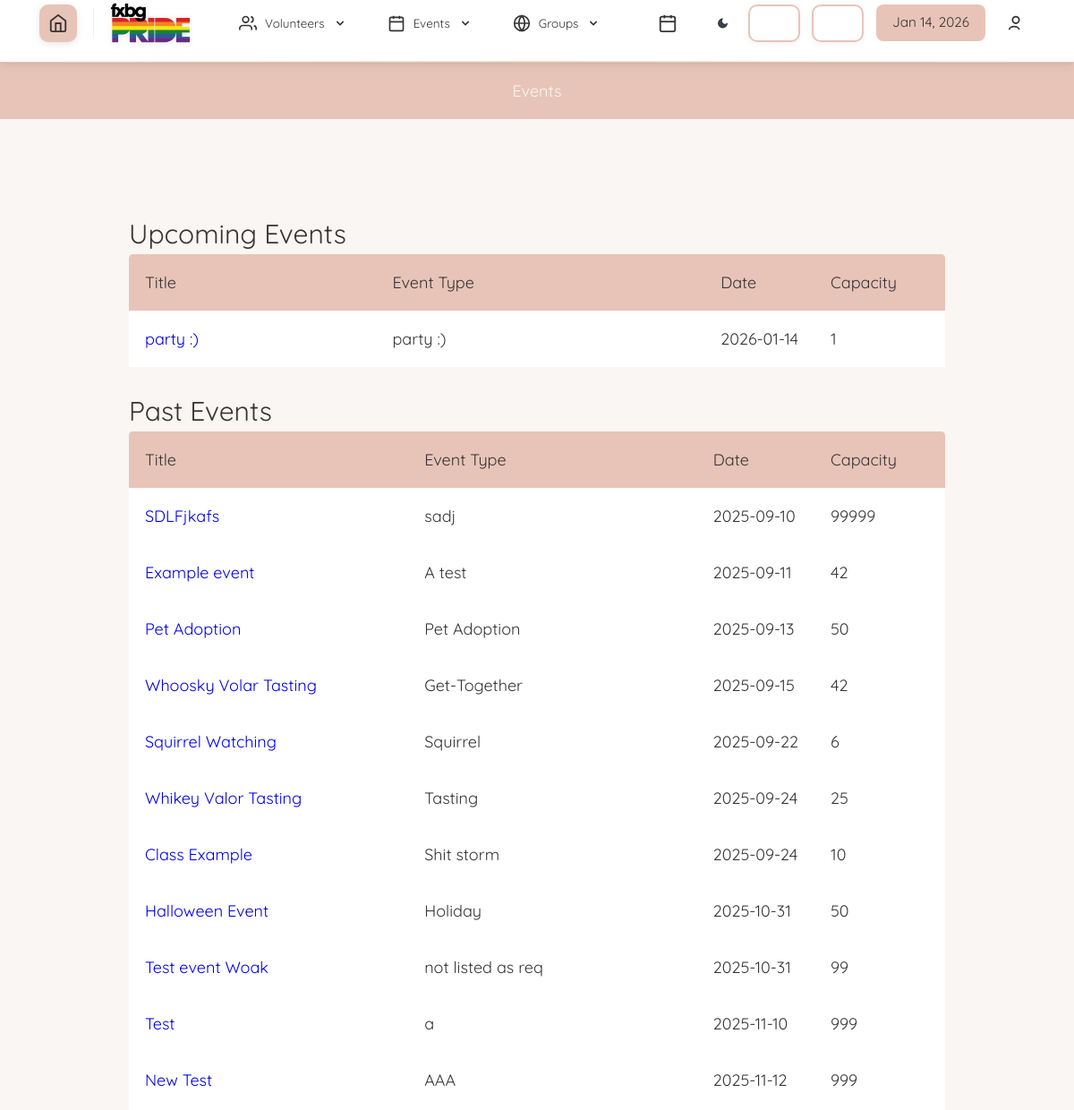
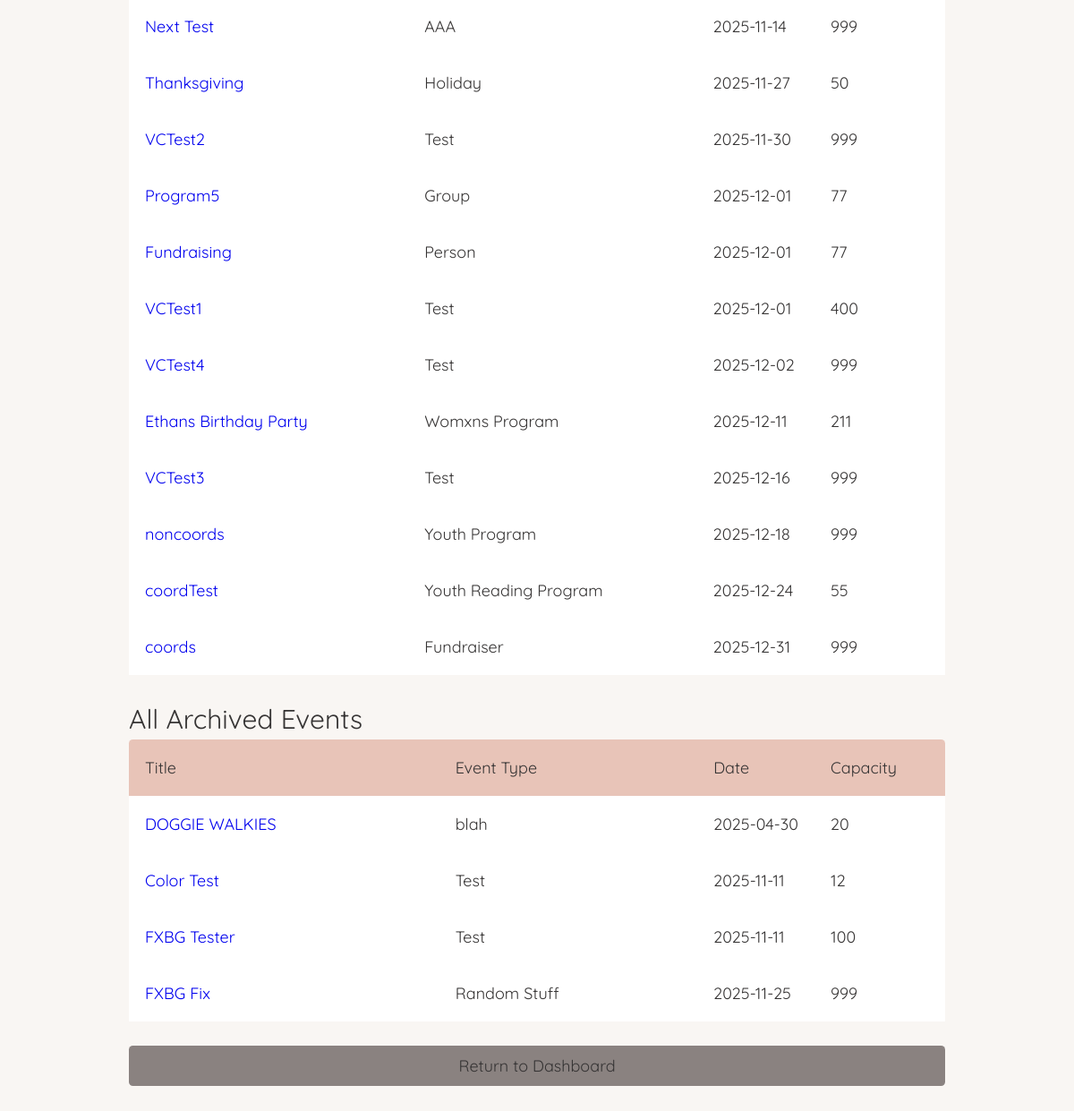
Page /viewAllEvents.php (signed in) on the committed database (2 pictures, top to bottom).
### tables this page shows
CREATE TABLE `dbevents` (
  `id` int NOT NULL,
  `name` text NOT NULL,
  `date` char(10) NOT NULL,
  `startTime` char(5) NOT NULL,
  `endTime` char(5) NOT NULL,
  `description` text NOT NULL,
  `capacity` int NOT NULL,
  `completed` text NOT NULL,
  `restricted_signup` tinyint(1) NOT NULL,
  `location` text DEFAULT NULL,
  `type` text NOT NULL,
  `volunteer_coordinator` int(11) DEFAULT NULL
);

### database/dbEvents.php (called while the page is built, shortened)
<?php
include_once(dirname(__FILE__) . '/../domain/Event.php');
function make_an_event($result_row)
{
    $theEvent = new Event(
        $result_row['id'],
        $result_row['name'],
        date: $result_row['date'],
        startTime: $result_row['startTime'],
        endTime: $result_row['endTime'],
        description: $result_row['description'],
        capacity: $result_row['capacity'],
        completed: $result_row['completed'],
        restricted_signup: $result_row['restricted_signup'],
        type: $result_row['type']
    );
    return $theEvent;
}
function get_all_events_sorted_by_date_not_archived()
{
    $con = connect();
    $query = "SELECT * FROM dbevents" .
           " WHERE completed = 'no'" .
           " ORDER BY date ASC";
    $result = mysqli_query($con, $query);
    $theEvents = array();
    while ($result_row = mysqli_fetch_assoc($result)) {
        $theEvent = make_an_event($result_row);
        $theEvents[] = $theEvent;
    }
    return $theEvents;
}
function get_all_events_sorted_by_date_and_archived()
{
    $con = connect();
    $query = "SELECT * FROM dbevents" .
           " WHERE completed = 'yes'" .
           " ORDER BY date ASC";
    $result = mysqli_query($con, $query);
    $theEvents = array();
    while ($result_row = mysqli_fetch_assoc($result)) {
        $theEvent = make_an_event($result_row);
        $theEvents[] = $theEvent;
    }
    return $theEvents;
}

### domain/Event.php (called while the page is built, shortened)
<?php
class Event
{
    private $id;
    private $name;
    private $date;
    private $capacity;
    private $type;
    function __construct($id, $name, $date, $startTime, $endTime, $description, $capacity, $completed, $restricted_signup, $type)
    {
        $this->id = $id;
        $this->name = $name;
        $this->date = $date;
        $this->capacity = $capacity;
        $this->type = $type;
    }
    function getID()
    {
        return $this->id;
    }
    function getName()
    {
        return $this->name;
    }
    function getDate()
    {
        return $this->date;
    }
    function getCapacity()
    {
        return $this->capacity;
    }
    function getEventType()
    {
        return $this->type;
    }
}

### viewAllEvents.php (the view, shortened to what this page needs)
<?php
    $accessLevel = 0;
if (isset($_SESSION['_id'])) {
    $accessLevel = $_SESSION['access_level'];
}
    include 'database/dbEvents.php';
?>
<!DOCTYPE html>
<html>
    <head>
        <?php require_once('universal.inc') ?>
        <link rel="stylesheet" href="css/messages.css"></link>
    </head>
    <body>
        <?php require_once('header.php') ?>
        <?php require_once('database/dbEvents.php');?>
        <h1>Events</h1>
        <main class="general">
            <?php
                $events = get_all_events_sorted_by_date_not_archived();
                $archivedevents = get_all_events_sorted_by_date_and_archived();
                $today = new DateTime();
                $upcomingEvents = array_filter($events, function ($event) use ($today) {
                    $eventDate = new DateTime($event->getDate());
                    return $eventDate >= $today;
                });
                $pastEvents = array_filter($events, function ($event) use ($today) {
                    $eventDate = new DateTime($event->getDate());
                    return $eventDate < $today;
                });
                if (sizeof($upcomingEvents) > 0) : ?>
                <div class="table-wrapper">
                    <h2>Upcoming Events</h2>
                    <table class="general">
                        <thead>
                            <tr>
                                <th>Title</th>
                                <th>Event Type</th>
                                <th style="width:1px">Date</th>
                                <th style="width:1px">Capacity</th>
                                <th style="width:1px"></th>
                            </tr>
                        </thead>
                        <tbody class="standout">
                            <?php
                            foreach ($upcomingEvents as $event) {
                                $eventID = $event->getID();
                                $title = $event->getName();
                                $date = $event->getDate();
                                $capacity = $event->getCapacity();
                                $type = $event->getEventType();
                                    echo "
                                    <tr data-event-id='$eventID'>
                                        <td><a href='event.php?id=$eventID'>$title</a></td>
                                        <td>$type</td>
                                        <td>$date</td>
                                        <td>$capacity</td><td></td></tr>";
                            }
                            ?>
                        </tbody>
                    </table>
                </div>
                <?php else : ?>
                    <p class="no-events standout">No upcoming events available.</p>
                <?php endif; ?>
                <?php if (sizeof($pastEvents) > 0) : ?>
                    <div class="table-wrapper">
                        <h2>Past Events</h2>
                        <table class="general">
                            <thead>
                                <tr>
                                    <th>Title</th>
                                    <th>Event Type</th>
                                    <th style="width:1px">Date</th>
                                    <th style="width:1px">Capacity</th>
                                    <th style="width:1px"></th>
                                </tr>
                            </thead>
                            <tbody class="standout">
                                <?php foreach ($pastEvents as $event) : ?>
                                    <?php
                                        $eventID = $event->getID();
                                        $title = htmlspecialchars($event->getName());
                                        $type = htmlspecialchars($event->getEventType());
                                        $date = htmlspecialchars($event->getDate());
                                        $capacity = htmlspecialchars($event->getCapacity());
                                    ?>
                                    <tr data-event-id="<?= $eventID ?>">
                                        <td><a href="event.php?id=<?= $eventID ?>"><?= $title ?></a></td>
                                        <td><?= $type ?></td>
                                        <td><?= $date ?></td>
                                        <td><?= $capacity ?></td><td></td>
                                    </tr>
                                <?php endforeach; ?>
                            </tbody>
                        </table>
                    </div>
                <?php elseif ($accessLevel > 1) : ?>
                    <p class="no-events standout">No past events available.</p>
                <?php endif; ?>
                <?php if ($accessLevel > 1 && sizeof($archivedevents) > 0) : ?>
                    <div class="table-wrapper">
                        <h2>All Archived Events</h2>
                        <table class="general">
                            <thead>
                                <tr>
                                    <th>Title</th>
                                    <th>Event Type</th>
                                    <th style="width:1px">Date</th>
                                    <th style="width:1px">Capacity</th>
                                    <th style="width:1px"></th>
                                </tr>
                            </thead>
                            <tbody class="standout">
                                <?php foreach ($archivedevents as $event) : ?>
                                    <?php
                                        $eventID = $event->getID();
                                        $title = htmlspecialchars($event->getName());
                                        $date = htmlspecialchars($event->getDate());
                                        $type = htmlspecialchars($event->getEventType());
                                        $capacity = htmlspecialchars($event->getCapacity());
                                    ?>
                                    <tr data-event-id="<?= $eventID ?>">
                                        <td><a href="event.php?id=<?= $eventID ?>"><?= $title ?></a></td>
                                        <td><?= $type ?></td>
                                        <td><?= $date ?></td>
                                        <td><?= $capacity ?></td><td></td>
                                    </tr>
                                <?php endforeach; ?>
                            </tbody>
                        </table>
                    </div>
                <?php elseif ($accessLevel > 1) : ?>
                    <p class="no-events standout">There are no archived events to display.</p>
                <?php endif; ?>
            <a class="button cancel" href="index.php">Return to Dashboard</a>
        </main>
    </body>
</html>

### css/base.css (style rules this page uses)
html, body, header, main, footer, div, span, p, h1, h2, h3, h4, h5, h6, ul, ol, li, input, select, textarea, form, section, label, table, td, tr, th, form, fieldset, em, button, a { padding: 0; margin: 0; font-size: inherit; font-family: inherit; font-weight: inherit; text-decoration: none; font-style: normal; box-sizing: border-box; text-align: left; list-style-type: none; border-spacing: 0; }
:root { --page-background-color: #ffffff; --page-font-color: #333333; --inactive-font-color: #d0d0d0; --inactive-background-color: #f0f0f0; --standout-background: #fafafa; --happy-toast-background-color: #1a7024; --happy-toast-font-color: white; --info-toast-background-color: #2f2f2f; --info-toast-font-color: white; --error-toast-background-color: #701a1a; --error-toast-font-color: white; --shadow-and-border-color: #e8c4b8; --main-color: #e8c4b8; --accent-color: #d4af37; --secondary-accent-color: #e8c4b8; --calendar-event-color: #808080; --calendar-event-color-hover: var(--main-color); --calendar-today-border: 2px solid var(--secondary-accent-color); --button-font-color: #363434; --button-padding: 0.5rem 1.5rem; --button-border-radius: 0.25rem; --standard-border: 1px solid #e8c4b8; --light-border: 1px solid var(--shadow-and-border-color); --text-field-border: 2px solid #e8c4b8; --cancel-button-background-color: #8a8280; --error-color: red; font-size: 18px; font-family: "Quicksand", sans-serif; font-weight: 400; }
body { background-color: var(--page-background-color); color: var(--page-font-color); font-family: "Quicksand", sans-serif; }
main:not(.login):not(.calendar-view):not(.dashboard) { padding: 1rem; }
input[type="submit"], button, .button { color: var(--button-font-color); background-color: var(--main-color); padding: var(--button-padding); border: none; border-radius: var(--button-border-radius); font-weight: 500; width: 100%; transition: background-color 0.3s; cursor: pointer; text-align: center; }
h1 { font-size: 1.5rem; font-weight: 500; margin-bottom: 2rem; background-color: var(--main-color); color: var(--page-background-color); width: 100%; text-align: center; padding: 1rem; }
h2 { font-size: 1.5rem; font-weight: 500; }
.button { display: inline-block; }
button.cancel, a.cancel { background-color: var(--cancel-button-background-color); }
main.general, form.general { margin: 1rem; display: flex; flex-direction: column; gap: 0.5rem; }
table.general { width: 100%; padding-bottom: 1rem; }
table.general th:first-of-type { border-top-left-radius: 0.25rem; }
table.general th:last-of-type { border-top-right-radius: 0.25rem; }
table.general th { background-color: var(--main-color); color: var(--button-font-color); font-weight: 500; }
table.general th, table.general td { padding: 1rem; white-space: nowrap; }
.standout { border-bottom: 3px solid var(--shadow-and-border-color); padding: 1rem; background-color: var(--standout-background); }
@media only screen and (min-width: 1024px) { main.general, form.general { margin: 0rem 8rem 4rem 8rem; } }

### css/messages.css (style rules this page uses)
:root { --unread-message-background: #f1eadf; --message-body-border-color: #ddd; --priorityone-color: #4fffb0; --prioritytwo-color: #f0e68c; --prioritythree-color: #fd5c63; }

### css/pwa-mobile.css (style rules this page uses)
@media (min-width: 769px) { * { -webkit-tap-highlight-color: transparent; } }
a:not(.calendar-event), button { position: relative; }
html { scroll-behavior: smooth; }
.table-wrapper, .mobile-more-content, .nav-menu { -webkit-overflow-scrolling: touch; }
@media (min-width: 769px) { .table-wrapper { overflow-x: visible !important; } }
@media (min-width: 769px) { table, table.general { min-width: auto !important; } }
@media (min-width: 769px) { h1 { font-size: inherit !important; } }
@media (min-width: 769px) { main.general { padding: inherit !important; } }

### css/accessibility-settings.css (style rules this page uses)
body, body * { font-family: var( --accessibility-font-family, var(--default-font-family, "Quicksand", sans-serif) ) !important; }
body, body *, p, span, div, a, button, input, select, textarea, label, li, td, th, h1, h2, h3, h4, h5, h6 { font-weight: var(--accessibility-font-weight, 400) !important; line-height: var(--accessibility-line-height, 1.5) !important; letter-spacing: var(--accessibility-letter-spacing, 0) !important; }
html { font-size: calc(18px * var(--accessibility-font-scale, 1)) !important; }
body, p, span, div, a, button, input, select, textarea, label { transition: font-size 0.3s ease, font-weight 0.3s ease, line-height 0.3s ease, letter-spacing 0.3s ease; }

### rows in the picture
dbevents: name "party :)", type "party :)", date "2026-01-14", capacity "1"
dbevents: name "SDLFjkafs", type "sadj", date "2025-09-10", capacity "99999"
dbevents: name "Example event", type "A test", date "2025-09-11", capacity "42"
dbevents: name "Pet Adoption", type "Pet Adoption", date "2025-09-13", capacity "50"
dbevents: name "Whoosky Volar Tasting", type "Get-Together", date "2025-09-15", capacity "42"
dbevents: name "Squirrel Watching", type "Squirrel", date "2025-09-22", capacity "6"
dbevents: name "Whikey Valor Tasting", type "Tasting", date "2025-09-24", capacity "25"
dbevents: name "Class Example", type "Shit storm", date "2025-09-24", capacity "10"
dbevents: name "Halloween Event", type "Holiday", date "2025-10-31", capacity "50"
dbevents: name "Test event Woak", type "not listed as req", date "2025-10-31", capacity "99"
dbevents: name "Test", type "a", date "2025-11-10", capacity "999"
dbevents: name "New Test", type "AAA", date "2025-11-12", capacity "999"
dbevents: name "Next Test", type "AAA", date "2025-11-14", capacity "999"
dbevents: name "Thanksgiving", type "Holiday", date "2025-11-27", capacity "50"
dbevents: name "VCTest2", type "Test", date "2025-11-30", capacity "999"
dbevents: name "Program5", type "Group", date "2025-12-01", capacity "77"
dbevents: name "Fundraising", type "Person", date "2025-12-01", capacity "77"
dbevents: name "VCTest1", type "Test", date "2025-12-01", capacity "400"
dbevents: name "VCTest4", type "Test", date "2025-12-02", capacity "999"
dbevents: name "Ethans Birthday Party", type "Womxns Program", date "2025-12-11", capacity "211"
dbevents: name "VCTest3", type "Test", date "2025-12-16", capacity "999"
dbevents: name "noncoords", type "Youth Program", date "2025-12-18", capacity "999"
dbevents: name "coordTest", type "Youth Reading Program", date "2025-12-24", capacity "55"
dbevents: name "coords", type "Fundraiser", date "2025-12-31", capacity "999"
dbevents: name "DOGGIE WALKIES", type "blah", date "2025-04-30", capacity "20"
dbevents: name "Color Test", type "Test", date "2025-11-11", capacity "12"
dbevents: name "FXBG Tester", type "Test", date "2025-11-11", capacity "100"
dbevents: name "FXBG Fix", type "Random Stuff", date "2025-11-25", capacity "999"
